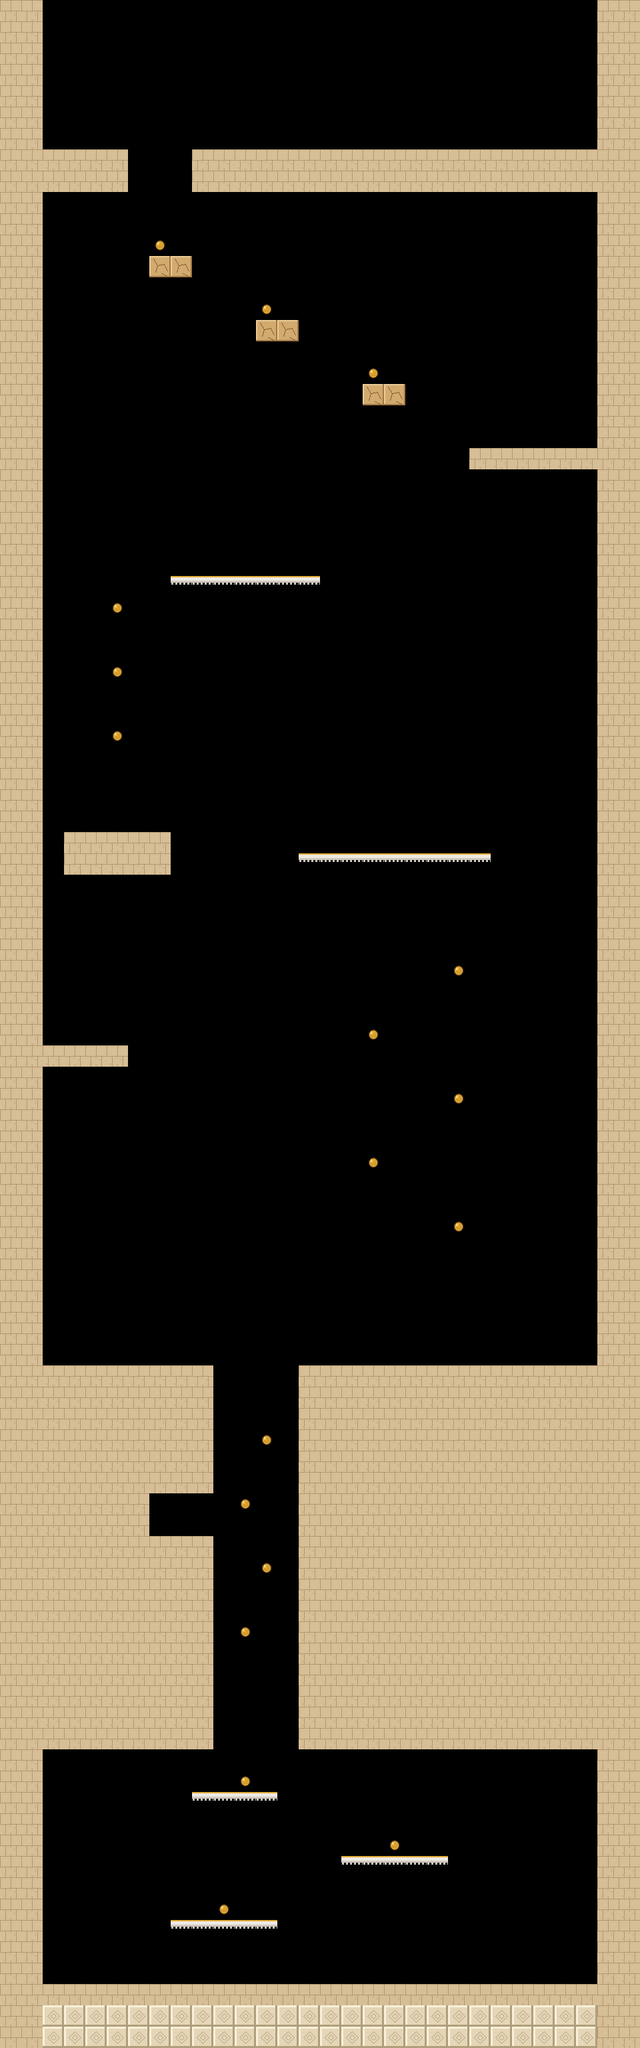

This game map was drawn from its Tiled (.tmx) file and the tilesets committed beside it. A one-line description and the trimmed map source follow:
An orthogonal 30x96 tile map with 32x32 px tiles, 5 tile layers (background, terrain, blocks, collectibles, ...) and 48 objects (15x decor, 7x dash_lantern, 6x cracked, 4x checkpoint, 3x page, ...).

<map version="1.10" tiledversion="1.10.2" orientation="orthogonal" renderorder="right-down" width="30" height="96" tilewidth="32" tileheight="32" infinite="0" nextlayerid="8" nextobjectid="49">
 <properties>
  <property name="name" value="The Drowned Cistern" />
  <property name="subtitle" value="The Ifrit has opened the sluices - climb!" />
  <property name="theme" value="court" />
  <property name="music" value="boss" />
  <property name="next_level" value="level14.tmx" />
  <property name="par_time" type="int" value="150" />
  <property name="difficulty" type="int" value="13" />
  <property name="book" type="int" value="2" />
 </properties>
 <tileset firstgid="1" source="tileset.tsx" />
 <layer id="1" name="background" width="30" height="96">
  <data>[2880 cells, 0 non-empty, 0 distinct tile ids]</data>
 </layer>
 <layer id="2" name="terrain" width="30" height="96">
  <data>[2880 cells, 948 non-empty, 3 distinct tile ids]</data>
 </layer>
 <layer id="3" name="blocks" width="30" height="96">
  <data>[2880 cells, 6 non-empty, 1 distinct tile ids]</data>
 </layer>
 <layer id="4" name="collectibles" width="30" height="96">
  <data>[2880 cells, 18 non-empty, 1 distinct tile ids]</data>
 </layer>
 <layer id="5" name="decorations" width="30" height="96">
  <data>[2880 cells, 0 non-empty, 0 distinct tile ids]</data>
 </layer>
 <objectgroup id="7" name="entities">
  <object id="1" name="" type="backdrop" x="0" y="224" width="960" height="2848">
   <properties>
    <property name="style" value="cistern" />
   </properties>
  </object>
  <object id="2" name="" type="page" x="96" y="160" width="32" height="32">
   <properties>
    <property name="index" type="int" value="2" />
   </properties>
  </object>
  <object id="3" name="" type="pound_plate" x="832" y="640" width="32" height="32">
   <properties>
    <property name="group" value="cistern" />
   </properties>
  </object>
  <object id="4" name="" type="sign" x="832" y="640" width="32" height="32">
   <properties>
    <property name="text" value="Pound the plate to lift the portcullis." />
   </properties>
  </object>
  <object id="5" name="" type="page" x="128" y="1536" width="32" height="32">
   <properties>
    <property name="index" type="int" value="1" />
   </properties>
  </object>
  <object id="6" name="" type="sign" x="256" y="2944" width="32" height="32">
   <properties>
    <property name="text" value="The water is rising!&#10;Wall-jump, dash and glide your way&#10;up to the roof. Don't look down." />
   </properties>
  </object>
  <object id="7" name="" type="page" x="256" y="2240" width="32" height="32">
   <properties>
    <property name="index" type="int" value="0" />
   </properties>
  </object>
  <object id="8" name="" type="flood" x="64" y="3008" width="832" height="64">
   <properties>
    <property name="speed" type="int" value="34" />
    <property name="delay" type="float" value="3.0" />
    <property name="top_limit_tiles" type="int" value="8" />
    <property name="lag_tiles" type="int" value="8" />
   </properties>
  </object>
  <object id="9" name="" type="updraft" x="128" y="832" width="96" height="416">
   <properties>
    <property name="strength" type="int" value="270" />
   </properties>
  </object>
  <object id="10" name="" type="ring" x="544" y="672" width="32" height="96" />
  <object id="11" name="" type="gate" x="288" y="288" width="32" height="96">
   <properties>
    <property name="group" value="cistern" />
   </properties>
  </object>
  <object id="12" name="" type="decor" x="96" y="2944" width="32" height="32">
   <properties>
    <property name="style" value="torch" />
   </properties>
  </object>
  <object id="13" name="" type="decor" x="832" y="2944" width="32" height="32">
   <properties>
    <property name="style" value="torch" />
   </properties>
  </object>
  <object id="14" name="" type="decor" x="480" y="2752" width="32" height="32">
   <properties>
    <property name="style" value="torch" />
   </properties>
  </object>
  <object id="15" name="" type="decor" x="96" y="2560" width="32" height="32">
   <properties>
    <property name="style" value="torch" />
   </properties>
  </object>
  <object id="16" name="" type="decor" x="832" y="2560" width="32" height="32">
   <properties>
    <property name="style" value="torch" />
   </properties>
  </object>
  <object id="17" name="" type="decor" x="352" y="2112" width="32" height="32">
   <properties>
    <property name="style" value="torch" />
   </properties>
  </object>
  <object id="18" name="" type="decor" x="768" y="1984" width="32" height="32">
   <properties>
    <property name="style" value="torch" />
   </properties>
  </object>
  <object id="19" name="" type="decor" x="96" y="1856" width="32" height="32">
   <properties>
    <property name="style" value="torch" />
   </properties>
  </object>
  <object id="20" name="" type="decor" x="832" y="1664" width="32" height="32">
   <properties>
    <property name="style" value="torch" />
   </properties>
  </object>
  <object id="21" name="" type="decor" x="96" y="1408" width="32" height="32">
   <properties>
    <property name="style" value="torch" />
   </properties>
  </object>
  <object id="22" name="" type="decor" x="832" y="1216" width="32" height="32">
   <properties>
    <property name="style" value="torch" />
   </properties>
  </object>
  <object id="23" name="" type="decor" x="320" y="832" width="32" height="32">
   <properties>
    <property name="style" value="torch" />
   </properties>
  </object>
  <object id="24" name="" type="decor" x="832" y="512" width="32" height="32">
   <properties>
    <property name="style" value="torch" />
   </properties>
  </object>
  <object id="25" name="" type="decor" x="128" y="480" width="32" height="32">
   <properties>
    <property name="style" value="torch" />
   </properties>
  </object>
  <object id="26" name="" type="decor" x="448" y="288" width="32" height="32">
   <properties>
    <property name="style" value="torch" />
   </properties>
  </object>
  <object id="27" name="" type="checkpoint" x="256" y="192" width="32" height="32" />
  <object id="28" name="" type="goal" x="704" y="192" width="32" height="32">
   <properties>
    <property name="style" value="gate" />
   </properties>
  </object>
  <object id="29" name="" type="cracked" x="192" y="224" width="32" height="32" />
  <object id="30" name="" type="cracked" x="224" y="224" width="32" height="32" />
  <object id="31" name="" type="cracked" x="256" y="224" width="32" height="32" />
  <object id="32" name="" type="cracked" x="192" y="256" width="32" height="32" />
  <object id="33" name="" type="cracked" x="224" y="256" width="32" height="32" />
  <object id="34" name="" type="cracked" x="256" y="256" width="32" height="32" />
  <object id="35" name="" type="checkpoint" x="768" y="640" width="32" height="32" />
  <object id="36" name="" type="enemy" x="512" y="704" width="32" height="32">
   <properties>
    <property name="kind" value="jinn" />
   </properties>
  </object>
  <object id="37" name="" type="enemy" x="320" y="1056" width="32" height="32">
   <properties>
    <property name="kind" value="bat" />
   </properties>
  </object>
  <object id="38" name="" type="checkpoint" x="576" y="1248" width="32" height="32" />
  <object id="39" name="" type="dash_lantern" x="608" y="1312" width="32" height="32" />
  <object id="40" name="" type="dash_lantern" x="608" y="1408" width="32" height="32" />
  <object id="41" name="" type="dash_lantern" x="608" y="1504" width="32" height="32" />
  <object id="42" name="" type="enemy" x="704" y="1536" width="32" height="32">
   <properties>
    <property name="kind" value="bat" />
   </properties>
  </object>
  <object id="43" name="" type="dash_lantern" x="608" y="1600" width="32" height="32" />
  <object id="44" name="" type="dash_lantern" x="608" y="1696" width="32" height="32" />
  </objectgroup>
</map>
<!-- 4 of 48 objects omitted -->
